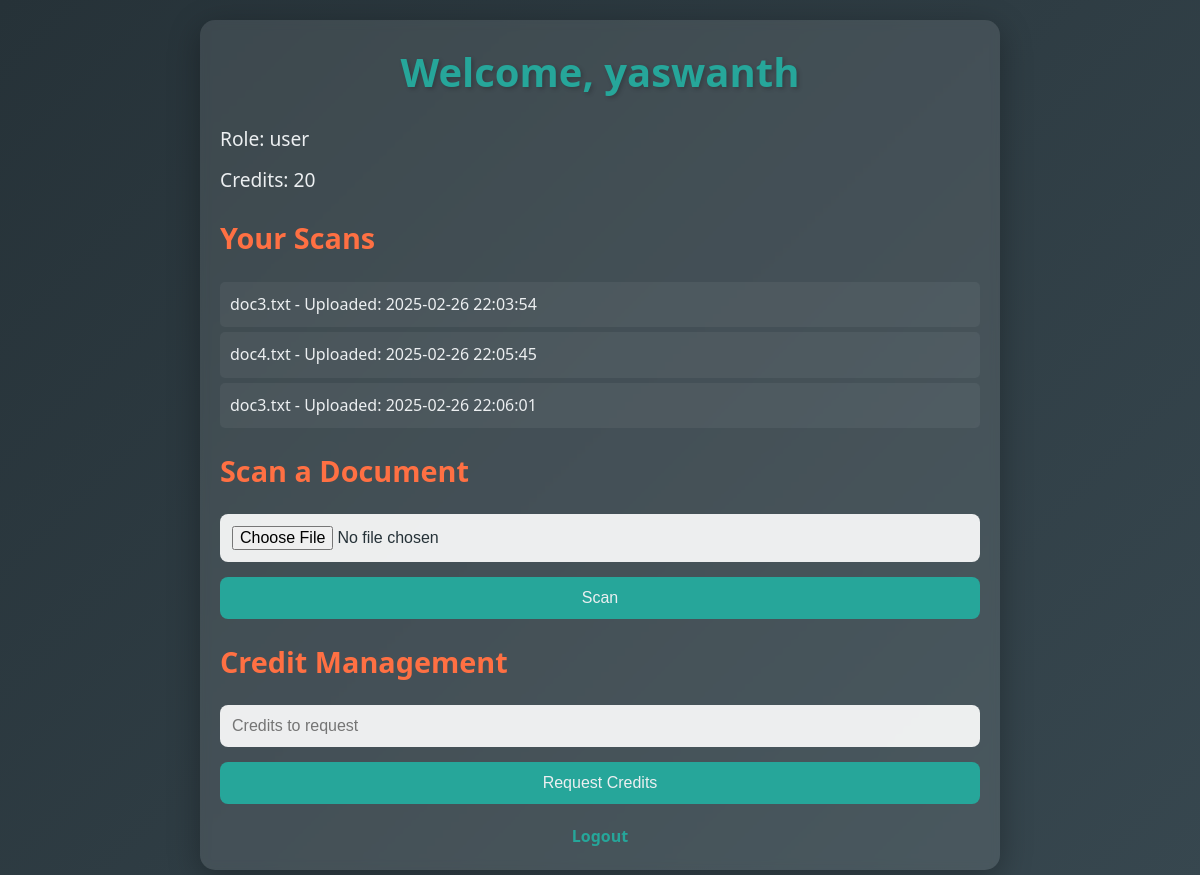
/ (signed in), run on the app's committed database.
### tables this page shows
CREATE TABLE users (
        id INTEGER PRIMARY KEY AUTOINCREMENT,
        username TEXT UNIQUE NOT NULL,
        password TEXT NOT NULL,
        role TEXT DEFAULT 'user',
        credits INTEGER DEFAULT 20,
        last_reset TEXT
    );

CREATE TABLE documents (
        id INTEGER PRIMARY KEY AUTOINCREMENT,
        user_id INTEGER,
        filename TEXT,
        content TEXT,
        upload_date TEXT
    );

### app.py (the view)
@app.route('/')
def index():
    if 'username' not in session:
        return render_template('index.html', logged_in=False)
    conn = sqlite3.connect('database.db')
    c = conn.cursor()
    c.execute("SELECT username, credits, role FROM users WHERE username = ?", (session['username'],))
    user = c.fetchone()
    c.execute("SELECT filename, upload_date FROM documents WHERE user_id = (SELECT id FROM users WHERE username = ?)", (session['username'],))
    scans = c.fetchall()
    c.execute("SELECT cr.id, u.username, cr.requested_credits, cr.status FROM credit_requests cr JOIN users u ON cr.user_id = u.id WHERE cr.status = 'pending'")
    requests = c.fetchall() if user[2] == 'admin' else []
    conn.close()
    return render_template('index.html', logged_in=True, username=user[0], credits=user[1], role=user[2], scans=scans, requests=requests)

### app.py (called while the page is built)
def reset_credits():
    conn = sqlite3.connect('database.db')
    c = conn.cursor()
    c.execute("SELECT id, last_reset FROM users")
    users = c.fetchall()
    today = datetime.now().strftime('%Y-%m-%d')
    for user in users:
        last_reset = user[1] or '1970-01-01'
        if last_reset != today:
            c.execute("UPDATE users SET credits = 20, last_reset = ? WHERE id = ?", (today, user[0]))
    conn.commit()
    conn.close()

@app.before_request
def before_request():
    reset_credits()

### templates/index.html (shortened to what this page needs)
<!DOCTYPE html>
<html>
<head>
    <link rel="stylesheet" href="{{ url_for('static', filename='css/style.css') }}">
</head>
<body>
    <div class="container">
        {% if not logged_in %}
            <h1>Document Scanner</h1>
            <div id="auth-section">
                <h2>Login</h2>
                <form id="login-form">
                    <input type="text" name="username" placeholder="Username" required>
                    <input type="password" name="password" placeholder="Password" required>
                    <button type="submit">Login</button>
                </form>
                <p>Not registered? <a href="#" id="show-register">Sign Up</a></p>
                <div id="register-form" style="display: none;">
                    <h2>Register</h2>
                    <form id="register-submit">
                        <input type="text" name="username" placeholder="Username" required>
                        <input type="password" name="password" placeholder="Password" required>
                        <button type="submit">Register</button>
                    </form>
                    <p>Back to <a href="#" id="show-login">Login</a></p>
                </div>
            </div>
        {% else %}
            <h1>Welcome, {{ username }}</h1>
            <div class="profile-info">
                <p>Role: {{ role }}</p>
                <p>Credits: <span id="credits">{{ credits }}</span></p>
            </div>
            <h2>Your Scans</h2>
            <ul id="scans">
                {% for scan in scans %}
                    <li>{{ scan[0] }} - Uploaded: {{ scan[1] }}</li>
                {% endfor %}
            </ul>
            <h2>Scan a Document</h2>
            <form id="scan-form" enctype="multipart/form-data">
                <input type="file" name="file" accept=".txt" required>
                <button type="submit">Scan</button>
            </form>
            <h2>Credit Management</h2>
            <form id="credit-request-form">
                <input type="number" name="credits" placeholder="Credits to request" min="1" required>
                <button type="submit">Request Credits</button>
            </form>
            <div class="nav-links">
                <a href="#" id="logout-link">Logout</a>
            </div>
        {% endif %}
    </div>
</body>
</html>

### static/css/style.css (style rules this page uses)
* { margin: 0; padding: 0; box-sizing: border-box; }
body { font-family: 'Segoe UI', Arial, sans-serif; background: linear-gradient(135deg, #263238, #37474F); color: #ECEFF1; line-height: 1.6; min-height: 100vh; padding: 20px; }
.container { max-width: 800px; margin: 0 auto; padding: 20px; background: rgba(255, 255, 255, 0.1); border-radius: 15px; box-shadow: 0 8px 32px rgba(0, 0, 0, 0.3); backdrop-filter: blur(5px); }
h1 { font-size: 2.5em; color: #26A69A; text-align: center; margin-bottom: 20px; text-shadow: 2px 2px 4px rgba(0, 0, 0, 0.2); }
h2 { font-size: 1.8em; color: #FF7043; margin: 20px 0 10px; }
form { display: flex; flex-direction: column; gap: 15px; margin: 20px 0; }
input[type="text"], input[type="password"], input[type="number"], input[type="file"] { padding: 12px; border: none; border-radius: 8px; background: rgba(255, 255, 255, 0.9); color: #263238; font-size: 1em; transition: all 0.3s ease; }
button { padding: 12px 20px; background: #26A69A; color: #ECEFF1; border: none; border-radius: 8px; font-size: 1em; cursor: pointer; transition: transform 0.2s, background 0.3s; }
a { color: #26A69A; text-decoration: none; font-weight: bold; transition: color 0.3s; }
.nav-links { margin-top: 20px; text-align: center; }
.nav-links a { margin: 0 15px; }
ul { list-style: none; margin: 20px 0; }
ul li { padding: 10px; background: rgba(255, 255, 255, 0.05); margin: 5px 0; border-radius: 5px; transition: background 0.3s; }
.profile-info p { font-size: 1.2em; margin: 10px 0; }

### data on the page
users: username "yaswanth", role "user"
documents: filename "doc3.txt", upload_date "2025-02-26 22:03:54"
documents: filename "doc4.txt", upload_date "2025-02-26 22:05:45"
documents: filename "doc3.txt", upload_date "2025-02-26 22:06:01"

### other printed values
{{ credits }} "20"
